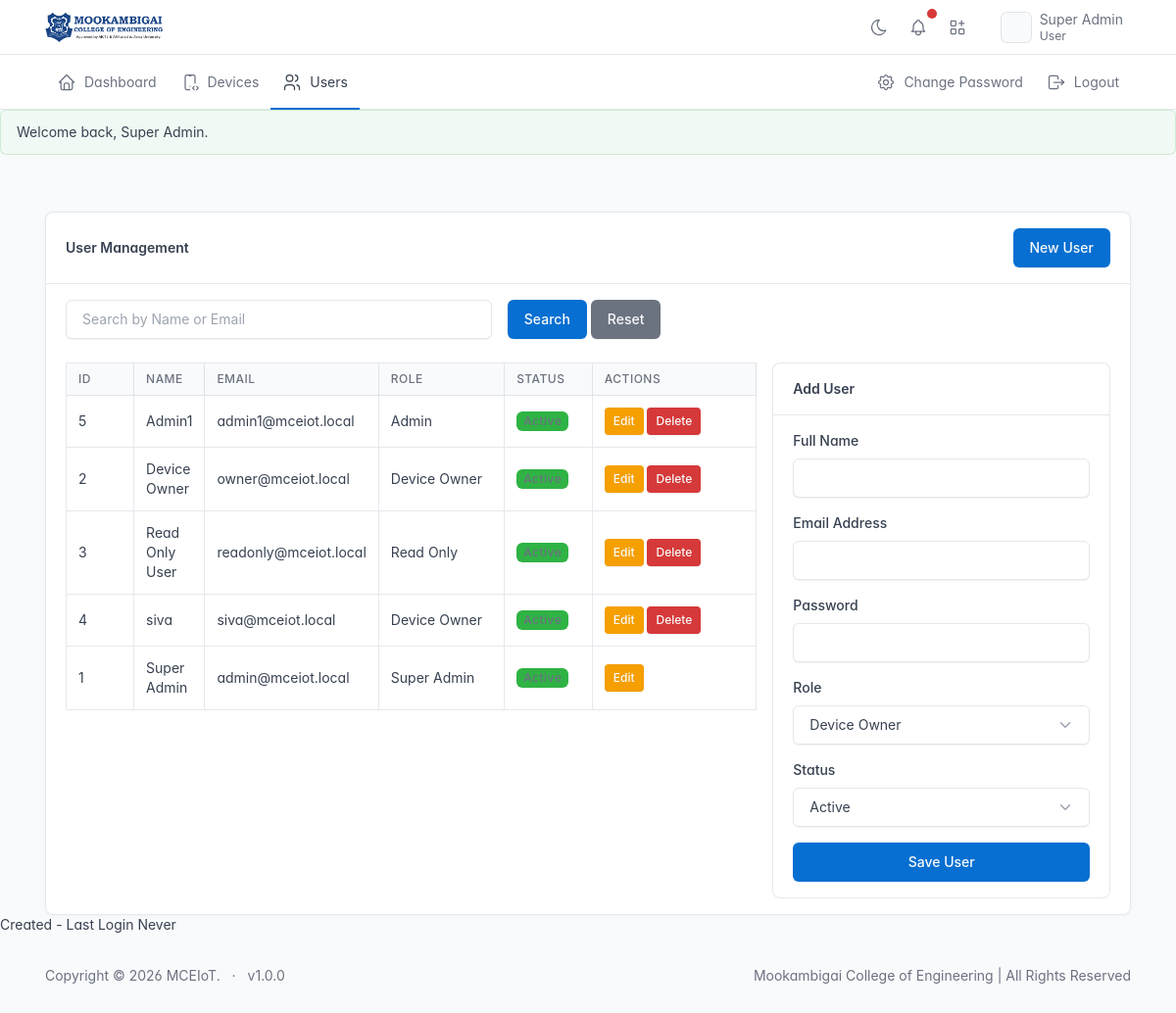
Screenshot of /users/index.php (signed in) with the database file from the repository.
### tables this page shows
CREATE TABLE `users` (
  `id` int UNSIGNED NOT NULL,
  `full_name` varchar(150) NOT NULL,
  `email` varchar(150) NOT NULL,
  `password` varchar(255) NOT NULL,
  `role` tinyint UNSIGNED NOT NULL DEFAULT '3',
  `status` tinyint UNSIGNED NOT NULL DEFAULT '1',
  `failed_attempts` int UNSIGNED NOT NULL DEFAULT '0',
  `locked_until` datetime DEFAULT NULL,
  `last_login` datetime DEFAULT NULL,
  `created_at` datetime NOT NULL DEFAULT CURRENT_TIMESTAMP,
  `updated_at` datetime NOT NULL DEFAULT CURRENT_TIMESTAMP ON UPDATE CURRENT_TIMESTAMP,
  `deleted_at` datetime DEFAULT NULL
);

### includes/functions.php (called while the page is built, shortened)
<?php
function get(string $key, mixed $default = null): mixed
{
    return $_GET[$key] ?? $default;
}
function clean(?string $value): string
{
    return trim((string)$value);
}
function e(mixed $value): string
{
    return htmlspecialchars(
        (string)($value ?? ''),
        ENT_QUOTES,
        'UTF-8'
    );
}
function roleName(int $role): string
{
    return match ($role) {
        ROLE_SUPER_ADMIN => 'Super Admin',
        ROLE_ADMIN => 'Admin',
        ROLE_DEVICE_OWNER => 'Device Owner',
        ROLE_READ_ONLY => 'Read Only',
        default => 'Unknown'
    };
}

### includes/auth.php (called while the page is built, shortened)
<?php
function currentUserId(): int
{
    return (int)($_SESSION['user']['id'] ?? 0);
}

### users/index.php (the view, shortened to what this page needs)
<?php
require_once __DIR__ . '/../includes/bootstrap.php';
$search = clean((string)get('search'));
$page   = currentPage();
$where  = "WHERE deleted_at IS NULL";
$offset = pageOffset($page);
$sql = "
    SELECT
        id,
        full_name,
        email,
        role,
        status,
        created_at,
        last_login
    FROM users
    {$where}
    ORDER BY full_name
    LIMIT ?
    OFFSET ?
";
$stmt = $pdo->prepare($sql);
$index = 1;
$stmt->bindValue($index++, RECORDS_PER_PAGE, PDO::PARAM_INT);
$stmt->bindValue($index, $offset, PDO::PARAM_INT);
$stmt->execute();
$users = $stmt->fetchAll();
$editMode = false;
$user = [
    'id'        => '',
    'full_name' => '',
    'email'     => '',
    'role'      => ROLE_DEVICE_OWNER,
    'status'    => STATUS_ACTIVE
];
include INCLUDE_PATH . '/header.php';
?>
<div class="container-xl" style="margin-top: 42px;">
    <div class="card">
        <div class="card-header d-flex justify-content-between align-items-center">
            <h4 class="mb-0">
                User Management
            </h4>
            <a
                href="index.php"
                class="btn btn-primary">
                New User
            </a>
        </div>
        <div class="card-body">
            <form
                method="get"
                class="row g-3 mb-4">
                <div class="col-md-5">
                    <input
                        type="text"
                        name="search"
                        class="form-control"
                        placeholder="Search by Name or Email"
                        value="<?= e($search) ?>">
                </div>
                <div class="col-auto">
                    <button
                        class="btn btn-primary"
                        type="submit">
                        Search
                    </button>
                    <a
                        href="index.php"
                        class="btn btn-secondary">
                        Reset
                    </a>
                </div>
            </form>
            <div class="row">
                <div class="col-lg-8">
                    <div class="table-responsive">
                        <table class="table table-bordered table-hover align-middle">
                            <thead>
                                <tr>
                                    <th width="70">ID</th>
                                    <th>Name</th>
                                    <th>Email</th>
                                    <th width="130">Role</th>
                                    <th width="90">Status</th>
                                    <th width="170">Actions</th>
                                </tr>
                            </thead>
                            <tbody>
  <?php if (empty($users)): ?>
    <tr>
        <td
            colspan="6"
            class="text-center text-muted">
            No users found.
        </td>
    </tr>
<?php else: ?>
    <?php foreach ($users as $row): ?>
        <tr>
            <td>
                <?= e($row['id']) ?>
            </td>
            <td>
                <?= e($row['full_name']) ?>
            </td>
            <td>
                <?= e($row['email']) ?>
            </td>
            <td>
                <?= e(roleName((int)$row['role'])) ?>
            </td>
            <td>
                <?php if ((int)$row['status'] === STATUS_ACTIVE): ?>
                    <span class="badge bg-success">
                    </span>
                <?php else: ?>
                    <span class="badge bg-danger">
                        Inactive
                    </span>
                <?php endif; ?>
            </td>
            <td>
                <a
                    href="index.php?id=<?= (int)$row['id'] ?>"
                    class="btn btn-sm btn-warning">
                    Edit
                </a>
                <?php if ((int)$row['id'] !== currentUserId()): ?>
                    <a
                        href="manage.php?action=delete&id=<?= (int)$row['id'] ?>"
                        class="btn btn-sm btn-danger"
                        onclick="return confirm('Are you sure you want to delete this user?');">
                        Delete
                    </a>
                <?php endif; ?>
            </td>
        </tr>
    <?php endforeach; ?>
<?php endif; ?>
                            </tbody>
                        </table>
                    </div>
                </div>
                <div class="col-lg-4">
                    <div class="card border">
                        <div class="card-header">
                            <strong>
                                <?= $editMode ? 'Edit User' : 'Add User' ?>
                            </strong>
                        </div>
                        <div class="card-body">
                            <form
                                method="post"
                                action="manage.php?action=save">
                                                                    <div class="mb-3">
                                    <label class="form-label">
                                        Full Name
                                    </label>
                                    <input
                                        type="text"
                                        name="full_name"
                                        class="form-control"
                                        value="<?= e($user['full_name']) ?>"
                                        required>
                                </div>
                                <div class="mb-3">
                                    <label class="form-label">
                                        Email Address
                                    </label>
                                    <input
                                        type="email"
                                        name="email"
                                        class="form-control"
                                        value="<?= e($user['email']) ?>"
                                        required>
                                </div>
                                <div class="mb-3">
                                    <label class="form-label">
                                        Password
                                    </label>
                                    <input
                                        type="password"
                                        name="password"
                                        class="form-control"
                                        <?= $editMode ? '' : 'required' ?>>
                                </div>
                                <div class="mb-3">
                                    <label class="form-label">
                                        Role
                                    </label>
                                    <select
                                        name="role"
                                        class="form-select"
                                        required>
                                        <option
                                            value="<?= ROLE_DEVICE_OWNER ?>"
                                            <?= (int)$user['role'] === ROLE_DEVICE_OWNER ? 'selected' : '' ?>>
                                            Device Owner
                                        </option>
                                    </select>
                                </div>
                                                                <div class="mb-3">
                                    <label class="form-label">
                                        Status
                                    </label>
                                    <select
                                        name="status"
                                        class="form-select"
                                        required>
                                        <option
                                            value="<?= STATUS_ACTIVE ?>"
                                            <?= (int)$user['status'] === STATUS_ACTIVE ? 'selected' : '' ?>>
                                            Active
                                        </option>
                                    </select>
                                </div>
                                <div class="d-grid gap-2">
                                    <button
                                        type="submit"
                                        class="btn btn-primary">
                                        <?= $editMode ? 'Update User' : 'Save User' ?>
                                    </button>
                                </div>
                            </form>
                        </div>
                    </div>
                </div>
            </div>
        </div>
    </div>
</div>
                                <tr>
                                    <th>
                                        Created
                                    </th>
                                    <td>
                                        <?= !empty($user['created_at'])
                                            ? e(formatDateTime($user['created_at']))
                                            : '-' ?>
                                    </td>
                                </tr>
                                <tr>
                                    <th>
                                        Last Login
                                    </th>
                                    <td>
                                        <?= !empty($user['last_login'])
                                            ? e(formatDateTime($user['last_login']))
                                            : 'Never' ?>
                                    </td>
                                </tr>
                        </div>
                    </div>
<?php include INCLUDE_PATH . '/footer.php'; ?>

### rows the page displays
users: id "5", full_name "Admin1", email "admin1@mceiot.local", role "Admin"
users: id "2", full_name "Device Owner", email "owner@mceiot.local", role "Device Owner"
users: id "3", full_name "Read Only User", email "readonly@mceiot.local", role "Read Only"
users: id "4", full_name "siva", email "siva@mceiot.local", role "Device Owner"
users: id "1", full_name "Super Admin", email "admin@mceiot.local", role "Super Admin"

### other values shown
currentUserName() "Super Admin"
$flash['message'] "Welcome back, Super Admin."
APP_NAME "MCEIoT"
APP_VERSION "1.0.0"
